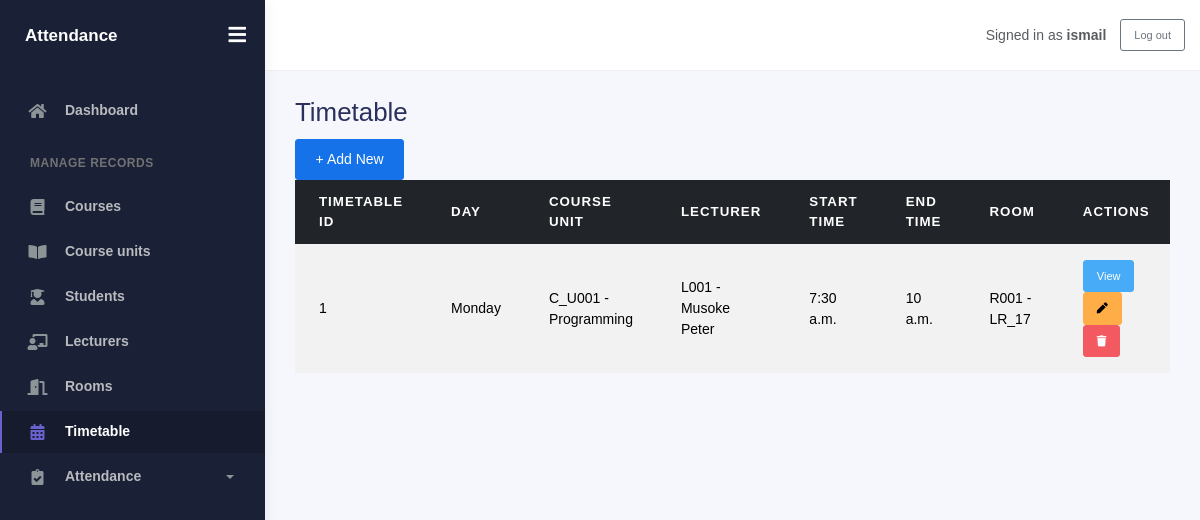
/timetables/ (signed in), run on the app's committed database.
### core/models.py (models this page shows, shortened)
class Timetable(models.Model):
    DAYS = [
        ('Monday', 'Monday'),
        ('Tuesday', 'Tuesday'),
        ('Wednesday', 'Wednesday'),
        ('Thursday', 'Thursday'),
        ('Friday', 'Friday'),
        ('Saturday', 'Saturday'),
    ]
    timetable_id = models.AutoField(primary_key=True)
    day_of_the_week = models.CharField(max_length=9, choices=DAYS)
    course_unit = models.ForeignKey(
        CourseUnit, on_delete=models.CASCADE, related_name='timetables',
    )
    lecturer = models.ForeignKey(
        Lecturer, on_delete=models.SET_NULL,
        null=True, blank=True, related_name='timetables',
    )
    start_time = models.TimeField()
    end_time = models.TimeField()
    room = models.ForeignKey(
        Room, on_delete=models.CASCADE, related_name='timetables',
    )
    semester = models.CharField(max_length=1, choices=SEMESTER_CHOICES)
    year_of_study = models.CharField(max_length=1, choices=YEAR_OF_STUDY_CHOICES)
    def __str__(self):
        return (f"{self.day_of_the_week} {self.start_time}-{self.end_time} "
                f"{self.course_unit}")

class CourseUnit(models.Model):
    course_unit_code = models.CharField(max_length=6, primary_key=True)
    course = models.ForeignKey(Course, on_delete=models.CASCADE, related_name='units')
    course_unit_name = models.CharField(max_length=100)
    course_unit_credit = models.PositiveIntegerField()
    year_of_study = models.CharField(
        max_length=1, blank=True, choices=YEAR_OF_STUDY_CHOICES
    )
    def __str__(self):
        return f"{self.course_unit_code} - {self.course_unit_name}"

class Lecturer(models.Model):
    GENDER = [('M', 'Male'), ('F', 'Female')]
    lecturer_id = models.CharField(max_length=30, unique=True)
    lecturer_first_name = models.CharField(max_length=100)
    lecturer_last_name = models.CharField(max_length=100, blank=True)
    gender = models.CharField(max_length=1, choices=GENDER)
    address = models.CharField(max_length=255, blank=True)
    faculty = models.CharField(max_length=100)
    contact = models.CharField(max_length=25)
    user = models.OneToOneField(User, null=True, blank=True,
                                on_delete=models.SET_NULL,
                                related_name='lecturer_profile')
    def __str__(self):
        return f"{self.lecturer_id} - {self.lecturer_first_name} {self.lecturer_last_name}"

class Room(models.Model):
    room_id = models.CharField(max_length=7, primary_key=True)
    room_name = models.CharField(max_length=100)
    capacity = models.PositiveIntegerField()
    def __str__(self):
        return f"{self.room_id} - {self.room_name}"

### core/views.py (the view)
# urls.py: path('timetables/', views.timetable_list, name='timetable_list'),
@login_required
def timetable_list(request):
    page_obj = Paginator(Timetable.objects.all(), 20).get_page(request.GET.get('page'))
    return render(request, 'core/timetable_page.html', {
        'model_verbose': 'Timetable',
        'model_name': 'timetable',
        'fields': list(Timetable._meta.fields),
        'object_list': page_obj.object_list,
        'page_obj': page_obj,
        'is_paginated': page_obj.has_other_pages(),
    })

### core/templates/core/timetable_page.html (shortened to what this page needs)
{% extends 'base.html' %}
{% block content %}
<div class="record-list-heading">
  <h2>Timetable</h2>
  <a class="btn btn-primary" href="{% url 'timetable_create' %}">+ Add New</a>
</div>
<div class="table-responsive">
<table class="table table-striped table-hover table-content-middle">
  <thead class="table-dark">
    <tr>
      <th>Timetable ID</th>
      <th>Day</th>
      <th>Course Unit</th>
      <th>Lecturer</th>
      <th>Start Time</th>
      <th>End Time</th>
      <th>Room</th>
      <th>Actions</th>
    </tr>
  </thead>
  <tbody>
    {% for obj in object_list %}
    <tr>
      <td>{{ obj.timetable_id }}</td>
      <td>{{ obj.get_day_of_the_week_display }}</td>
      <td>{{ obj.course_unit }}</td>
      <td>{{ obj.lecturer }}</td>
      <td>{{ obj.start_time }}</td>
      <td>{{ obj.end_time }}</td>
      <td>{{ obj.room }}</td>
      <td class="action-buttons">
        <a class="btn btn-sm btn-info" href="{% url 'timetable_detail' obj.pk %}">View</a>
        <a class="btn btn-sm btn-warning" href="{% url 'timetable_update' obj.pk %}" aria-label="Edit {{ obj }}" title="Edit"><i class="fas fa-pen" aria-hidden="true"></i><span class="visually-hidden">Edit</span></a>
        <a class="btn btn-sm btn-danger" href="{% url 'timetable_delete' obj.pk %}" aria-label="Delete {{ obj }}" title="Delete"><i class="fas fa-trash" aria-hidden="true"></i><span class="visually-hidden">Delete</span></a>
      </td>
    </tr>
    {% empty %}
    <tr><td colspan="8" class="empty-table-message">No records yet.</td></tr>
    {% endfor %}
  </tbody>
</table>
</div>
{% endblock %}

### core/templates/base.html (shortened to what this page needs)
{% load static %}
<!DOCTYPE html>
<html lang="en">
  <head>
    <link rel="stylesheet" href="{% static 'core/dashboard/bootstrap.min.css' %}" />
    <link rel="stylesheet" href="{% static 'core/dashboard/fonts.min.css' %}" />
    <link rel="stylesheet" href="{% static 'core/dashboard/plugins.min.css' %}" />
    <link rel="stylesheet" href="{% static 'core/dashboard/kaiadmin.min.css' %}" />
  </head>
  <body>
    <div class="wrapper">
      {% if request.user.is_authenticated %}
      <aside class="sidebar" data-background-color="dark">
        <div class="sidebar-logo">
          <div class="logo-header" data-background-color="dark">
            <a class="logo text-white fw-bold" href="{% url 'home' %}">Attendance</a>
            <div class="nav-toggle">
              <button class="btn btn-toggle toggle-sidebar" type="button" aria-label="Toggle sidebar">
                <i class="fas fa-bars" aria-hidden="true"></i>
              </button>
            </div>
          </div>
        </div>
        <div class="sidebar-wrapper scrollbar scrollbar-inner">
          <div class="sidebar-content">
            <ul class="nav nav-secondary">
              <li class="nav-item{% if request.resolver_match.url_name == 'home' %} active{% endif %}">
                <a href="{% url 'home' %}"><i class="fas fa-home" aria-hidden="true"></i><p>Dashboard</p></a>
              </li>
              <li class="nav-section">
                <h4 class="text-section">Manage records</h4>
              </li>
              <li class="nav-item{% if 'course_' in request.resolver_match.url_name %} active{% endif %}">
                <a href="{% url 'course_list' %}"><i class="fas fa-book"></i><p>Courses</p></a>
              </li>
              <li class="nav-item{% if 'courseunit' in request.resolver_match.url_name %} active{% endif %}">
                <a href="{% url 'courseunit_list' %}"><i class="fas fa-book-open"></i><p>Course units</p></a>
              </li>
              <li class="nav-item{% if 'student_' in request.resolver_match.url_name %} active{% endif %}">
                <a href="{% url 'student_list' %}"><i class="fas fa-user-graduate"></i><p>Students</p></a>
              </li>
              <li class="nav-item{% if 'lecturer_' in request.resolver_match.url_name %} active{% endif %}">
                <a href="{% url 'lecturer_list' %}"><i class="fas fa-chalkboard-teacher"></i><p>Lecturers</p></a>
              </li>
              <li class="nav-item{% if 'room' in request.resolver_match.url_name %} active{% endif %}">
                <a href="{% url 'room_list' %}"><i class="fas fa-door-open"></i><p>Rooms</p></a>
              </li>
              <li class="nav-item{% if 'timetable' in request.resolver_match.url_name %} active{% endif %}">
                <a href="{% url 'timetable_list' %}"><i class="fas fa-calendar-alt"></i><p>Timetable</p></a>
              </li>
              <li class="nav-item{% if 'attendance' in request.resolver_match.url_name %} active{% endif %}">
                <a data-bs-toggle="collapse" href="#attendance-menu" aria-expanded="{% if 'attendance' in request.resolver_match.url_name %}true{% else %}false{% endif %}">
                  <i class="fas fa-clipboard-check"></i><p>Attendance</p><span class="caret"></span>
                </a>
              </li>
            </ul>
          </div>
        </div>
      </aside>
      {% endif %}
      <main class="main-panel">
        <header class="main-header">
          <nav class="navbar navbar-header navbar-header-transparent navbar-expand-lg border-bottom">
            <div class="container-fluid">
              {% if request.user.is_authenticated %}
              <div class="ms-auto d-flex align-items-center gap-3">
                <span class="text-muted">Signed in as <strong>{{ request.user.get_username }}</strong></span>
                <form method="post" action="{% url 'logout' %}" class="m-0">
                  <button class="btn btn-outline-secondary btn-sm" type="submit">Log out</button>
                </form>
              </div>
              {% endif %}
            </div>
          </nav>
        </header>
        <div class="container">
          <div class="page-inner">
            {% block content %}{% endblock %}
          </div>
        </div>
      </main>
    </div>
  </body>
</html>

### data on the page
Timetable: timetable_id "1", day_of_the_week "Monday", course_unit "C_U001 - Programming", lecturer "L001 - Musoke Peter", start_time "7:30 a.m.", end_time "10 a.m.", room "R001 - LR_17"

### other printed values
{{ request.user.get_username }} "ismail"
